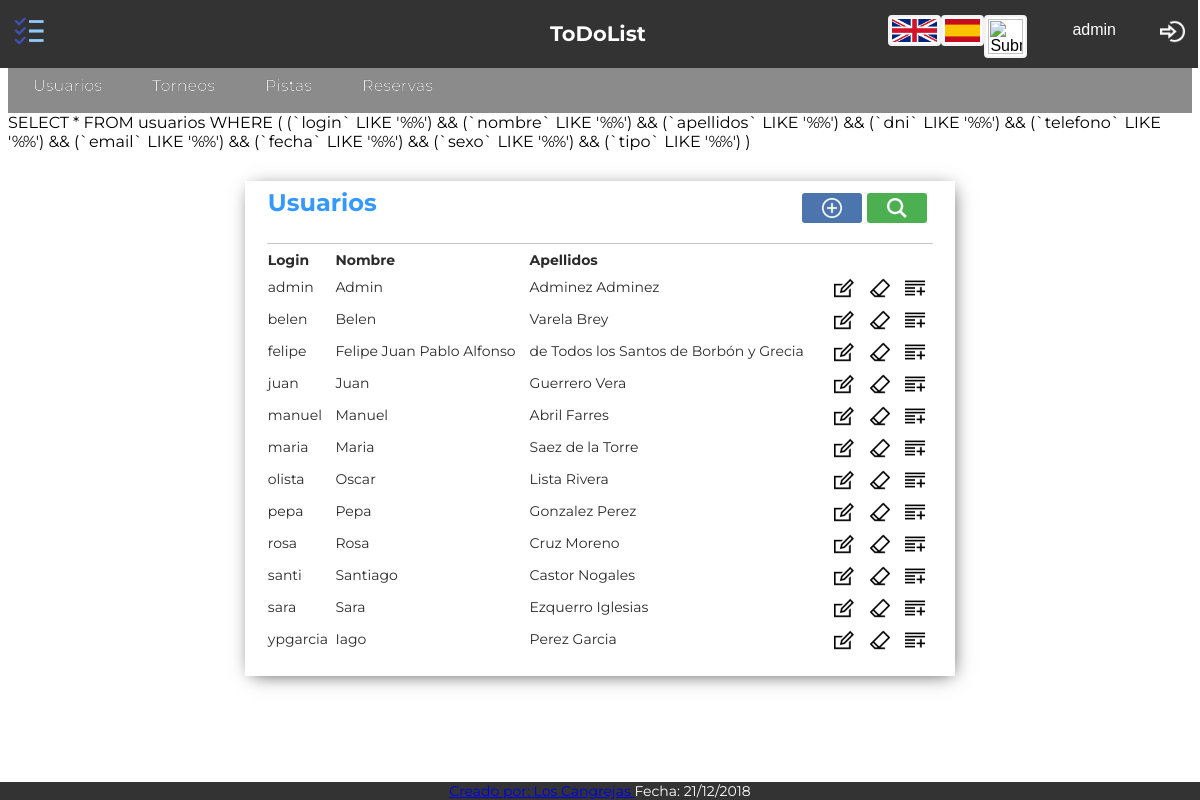
Page /Controllers/Usuarios_Controller.php (signed in) on the earlier database version.
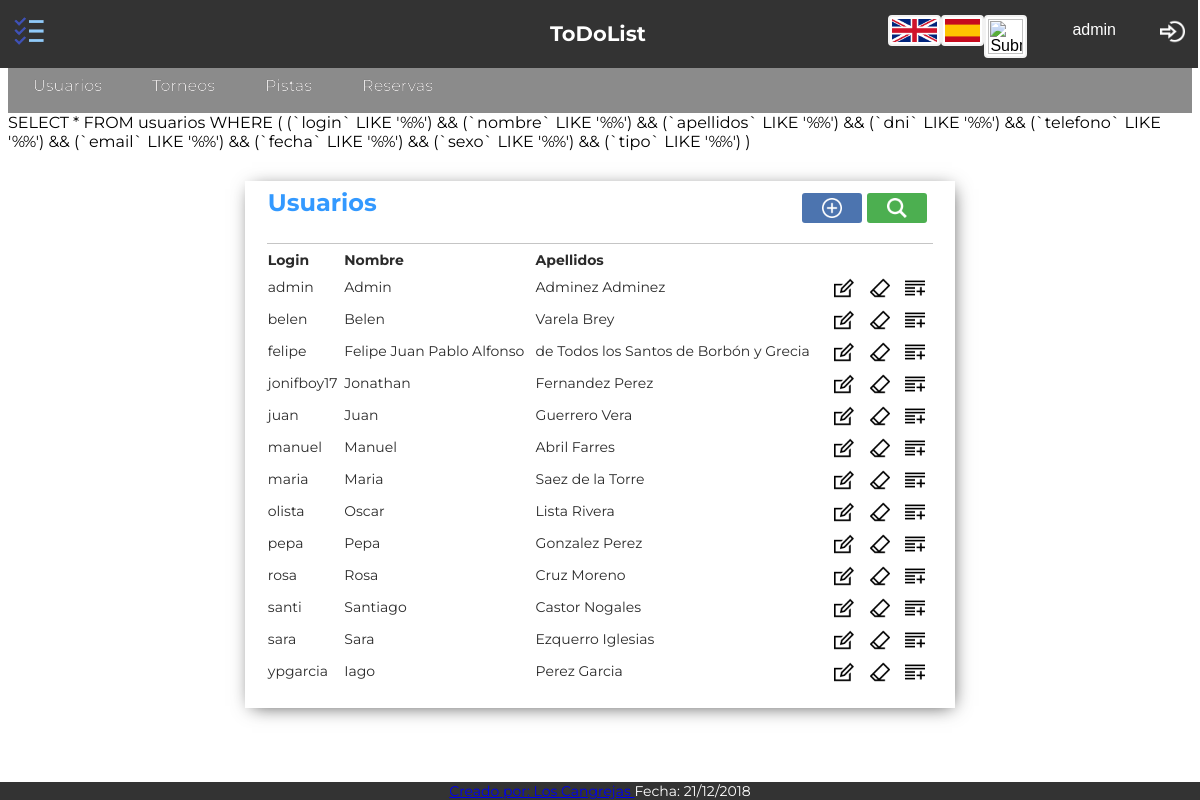
Same page on the later database version.
### tables this page shows
CREATE TABLE `usuarios` (
  `login` varchar(45) NOT NULL,
  `password` varchar(128) NOT NULL,
  `dni` varchar(9) NOT NULL,
  `nombre` varchar(30) NOT NULL,
  `apellidos` varchar(50) NOT NULL,
  `telefono` varchar(11) NOT NULL,
  `email` varchar(60) NOT NULL,
  `fecha` date NOT NULL,
  `sexo` enum('Masculina','Femenina') NOT NULL,
  `tipo` enum('ADMIN','NORMAL','ENTRENADOR') NOT NULL,
  `socio` enum('SI','NO') NOT NULL DEFAULT 'NO',
  `cuenta` varchar(30) DEFAULT NULL
);

### Functions/Authentication.php (called while the page is built)
<?php
function IsAuthenticated(){
	if (!isset($_SESSION['login'])){
		return false;
	}
	else{
		return true;
	}
}
?>

### Models/Access_DB.php (called while the page is built)
<?php
function ConnectDB()
{
    $mysqli = new mysqli("localhost", "todolist", "todolist", "todolist");
	if ($mysqli->connect_errno) {
		include './MESSAGE.php';
		new MESSAGE("Fallo al conectar a MySQL: (" . $mysqli->connect_errno . ") " . $mysqli->connect_error, './index.php');
		return false;
	}
	else{
		return $mysqli;
	}
}
?>

### Views/Usuarios_SHOWALL_View.php (the view, shortened to what this page needs)
<?php
include_once '../Functions/Authentication.php';
include '../Views/Header.php';
 class Usuarios_SHOWALL{
	var $datos;
	function __construct($datos,$enlace){
		$this -> datos = $datos;
		$this -> mostrar();
	}
	function mostrar(){
?>
	<div class="showall">
		<table class="showAllUsers">
			<tr><th class="title" colspan="4"><?php echo $strings['Usuarios']; ?>
			<form class="tableActions" action="../Controllers/Usuarios_Controller.php" method="">
			<button class="buscar-little" name="action" value="Confirmar_SEARCH" type="submit"></button>
			<button class="anadir-little"  name="action" value="Confirmar_ADD" type="submit"></button>
			</form></th></tr>
			<tr>
				<th><?php echo $strings['Login']; ?></th>
				<th><?php echo $strings['Nombre']; ?></th>
				<th><?php echo $strings['Apellidos']; ?></th>
				<th></th>
			</tr>
		<?php
			while($fila = $this ->datos->fetch_array()){
		?>
			<tr>
				<form action="../Controllers/Usuarios_Controller.php" method="post" name="action" >
					<td><?php echo $fila['login']; ?></td>
					<td><?php echo $fila['nombre']; ?></td>
					<td><?php echo $fila['apellidos']; ?></td>
					<td style="text-align:right">
						<button class="editar" name="action" value="Confirmar_EDIT" type="submit"></button>
						<button class="borrar" name="action" value="Confirmar_DELETE1" type="submit"></button>
						<button class="add" name="action" value="Confirmar_SHOWCURRENT" type="submit"></button>
					</td>
				</form>
			</tr>
		<?php
			}
		?>
		</table>
	</div>
<?php
    }
}
?>
<footer>
	<?php include '../Views/Footer.php'; ?>

### Controllers/Usuarios_Controller.php (shortened to what this page needs)
<?php
include_once "../Functions/Authentication.php";
if(isset($_SESSION['tipo'])){
	if($_SESSION['tipo']=='ADMIN'){
		if (!IsAuthenticated()){
			new MESSAGE('No puedes ver esto si no estás logueado', '../Controllers/Login_Controller.php');
		}else{
			include_once "../Models/Usuarios_Model.php";
			include_once "../Views/Usuarios_SHOWALL_View.php";
			switch ($_REQUEST['action']){
				default:
					$usuario = new Usuarios_Model('','','','','','','','','','');
					$datos = $usuario -> search();
					$respuesta = new Usuarios_SHOWALL($datos,'../Controllers/Usuarios_Controller.php');
			}
		}
	}else{
		new MESSAGE('No puedes ver esto si no eres administrador', '../Controllers/Index_Controller.php');
	}
}
?>

### Views/Header.php (shortened to what this page needs)
<?php
	include_once '../Functions/Authentication.php';
?>
<html>
<head>
	<link rel="stylesheet" type="text/css" href="../Views/css/style.css">
	<link rel="stylesheet" href="https://cdnjs.cloudflare.com/ajax/libs/font-awesome/4.7.0/css/font-awesome.min.css">
	<link rel="stylesheet" type="text/css" href="../Views/css/tcal.css" />
</head>
<?php
if(isset($_SESSION['tipo'])){
?>
<header id="main-header">
	<div class="fixednav">
		<div class="topnav">
			<div class="topnav-centered">
				<a><h2><?php echo $strings['ToDoList']; ?></h2></a>
			</div>
			<a class="alogo"><button class="logo"></button></a>
			<div class="topnav-right">
                <?php
                    if (IsAuthenticated()){
                ?>
				<button class="user"><?php echo $_SESSION['login'];?></button>
				<a href='../Functions/Desconectar.php'><button class="logout"></button></a>
                <?php
                    }
                    else{
                ?>
                    <a href='../Controllers/Registro_Controller.php'><button class="registrar"></button></a>
                <?php
                    }
                ?>
			</div>
			<div class="flags1" >
				<form name='idioma' action="../Functions/CambioIdioma.php" method="POST" style="display: inline-block; margin:0; padding:0;">
					<input type="image" src="../Views/img/uk.png"  width="45px">
				</form>
				<form name='idioma' action="../Functions/CambioIdioma.php" method="POST" style="display: inline-block; margin:0; padding:0;">
					<input type="image"  src="../Views/img/spain.png"  width="35px" >
				</form>
				<form name='idioma' action="../Functions/CambioIdioma.php" method="POST" style="display: inline-block; margin:0; padding:0;">
					<input type="image"  src="../Views/img/galicia.png" width="35px">
				</form>
			</div>
	</div>
	<div class="menu-bar" id="menu-bar">
		<li><a href="../Controllers/Usuarios_Controller.php"><?php echo $strings['Usuarios']; ?></a></li>
		<li><a href="../Controllers/Torneos_Controller.php"><?php echo $strings['Torneos']; ?></a></li>
		<li><a href="../Controllers/Pistas_Controller.php"><?php echo $strings['Pistas']; ?></a></li>
		<li><a href="../Controllers/Reservas_Controller.php"><?php echo $strings['Reservas']; ?></a></li>
	</div>
</header>
<?php
}
?>

### Views/Footer.php
<div class="footer" id="footer">
	<li><a href="../Views/Integrantes.php" target=_blank><?php echo $strings['Creado por']; ?>: Los Cangrejas </a></li>
		<li><a><?php echo $strings['Fecha']; ?>: 21/12/2018</a></li>
</div>
</body>
</html>

### Models/Usuarios_Model.php (shortened to what this page needs)
<?php
class USUARIOS_Model {
	var $login;
	var $dni;
	var $nombre;
	var $apellidos;
	var $telefono;
	var $email;
	var $fecha;
	var $sexo;
	var $tipo;
function __construct($login,$password,$dni,$nombre,$apellidos,$telefono,$email,$fecha,$sexo,$tipo){
	$this->login = $login;
	$this->dni = $dni;
	$this->nombre = $nombre;
	$this->apellidos = $apellidos;
	$this->telefono = $telefono;
	$this->email = $email;
	$this->fecha = $fecha;
	$this->sexo = $sexo;
	$this->tipo = $tipo;
	include_once 'Access_DB.php';
	$this->mysqli = ConnectDB();
}
function search(){
	     $sql = "SELECT *
       			FROM usuarios
    			WHERE
    				(
    				(`login` LIKE '%$this->login%') &&
	 				(`nombre` LIKE '%$this->nombre%') &&
					(`apellidos` LIKE '%$this->apellidos%') &&
					(`dni` LIKE '%$this->dni%') &&
					(`telefono` LIKE '%$this->telefono%') &&
					(`email` LIKE '%$this->email%') &&
					(`fecha` LIKE '%$this->fecha%') &&
					(`sexo` LIKE '%$this->sexo%') &&
					(`tipo` LIKE '%$this->tipo%')
    				)";
				echo $sql;
    if (!($resultado = $this->mysqli->query($sql))){
		return 'Error en la búsqueda';
	}
    else{
		return $resultado;
	}
}
}
?>

### Views/css/style.css (style rules this page uses)
.flags1 { display:inline-flex; float:right; padding:10px; width: auto; }
.flags1 form { box-shadow: none; }
.topnav { position: fixed; background-color: #333; margin: -10px -10px 0px -10px; width: 100%; z-index: 8999; }
.topnav a { float: left; color: white; text-align: center; padding: 18px 16px 16px 16px; text-decoration: none; font-size: 14px; font-style: normal; text-shadow: 0px 0px 0px #000000; }
.topnav-centered a { float: none; position: absolute; top: 50%; left: 50%; transform: translate(-50%, -50%); }
.topnav-right { float: right; display: flex; text-align: center; }
.menu-bar { width: 100%; border-top: 50px solid; height: 55px; line-height: 100%; background: #8B8B8B; position: inherit; }
.menu-bar li { margin: 0px 0px 0px 0px; padding: 0px 0px 0px 0px; float: left; position: inherit; list-style: none; }
.menu-bar a { font-style: normal; font-size: 16px; color: #E7E5E5; text-decoration: none; display: block; padding: 20px 25px 19px 25px; margin: 0; margin-bottom: 0px; border-radius: 0px; text-shadow: 0px 0px 0px #000000; }
.footer { font-size: 14; background-color: #333; position: fixed; left: 0; bottom: 0; width: 100%; height: auto; display: inline-table; text-align: center; z-index: 999; color: white }
.footer li { display: inline; }
form { font-size:14px; color:#2b2b2b; width:50%; margin-left:auto; margin-right:auto; margin-top:50px; padding: 20px 40px 20px 20px; box-shadow: 2px 3px 18px -5px rgba(0,0,0,0.75); }
input { padding:2px; border:2px solid #f2f2f2; border-radius:4px; background-color:#fff; margin-top: 7; font-size:16px; }
.showAllUsers { font-size:14px; color:#2b2b2b; width:60%; margin-left:auto; margin-right:auto; margin-top:30px; margin-bottom: 35px; padding: 0px 20px 20px 20px; box-shadow: 2px 3px 18px -5px rgba(0,0,0,0.75); }
.title { text-align:left; font-size:24px; font-weight:bold; border-bottom: 1px solid rgba(114, 114, 114, 0.411); color:#39F; padding-bottom: 20px; }
th { padding-top: 5px; text-align: left; }
.logo { background-size: 35px 35px; background-color: #333; background-position: center; background-repeat: no-repeat; margin-top: 0px; margin-right: 0px; border: none; padding: 15px 15px; cursor: pointer; background-image: url(../img/logo.png); }
.logout { background-size: 25px 25px; background-color: #333; background-position: center; background-repeat: no-repeat; margin-top: 0px; margin-right: -10px; border: none; padding: 15px 20px; cursor: pointer; vertical-align: super; background-image: url(../img/logout.png); }
.user { background-size: 25px 25px; background-color: #333; background-position: left; background-repeat: no-repeat; margin-top: 0px; margin-right: -15px; border: none; cursor: pointer; vertical-align: super; background-image: url(../img/user.png); }
button { background-size: 20px 20px; background-position: center; background-repeat: no-repeat; margin-top: 25px; margin-right: 30px; border: none; color: white; padding: 20px 35px; text-align: center; font-size: 16px; cursor: pointer; border-radius: 3px; background-color:green; }
.buscar-little { vertical-align: text-bottom; float: right; margin-top: 5px; margin-right: 5px; padding: 15px 30px; background-image: url(../img/buscar.png); background-color: #4CAF50; }
.anadir-little { vertical-align: text-bottom; float: right; margin-top: 5px; margin-right: 5px; padding: 15px 30px; background-image: url(../img/anadir.png); background-color: rgb(76, 116, 175); }
.editar { background-image: url(../img/editar.png); background-color: Transparent; background-repeat:no-repeat; border: none; cursor:pointer; overflow: hidden; outline:none; margin-top: 5px; margin-right: 2px; padding: 10px 15px; margin-bottom: 3px; }
.borrar { background-image: url(../img/borrar.png); background-color: Transparent; background-repeat:no-repeat; border: none; cursor:pointer; overflow: hidden; outline:none; margin-top: 5px; margin-right: 2px; padding: 10px 15px; margin-bottom: 3px; }
.add { background-image: url(../img/add.png); background-color: Transparent; background-repeat:no-repeat; border: none; cursor:pointer; overflow: hidden; outline:none; margin-top: 5px; margin-right: 2px; padding: 10px 15px; margin-bottom: 3px; }
.tableActions { display: contents; }

Differences in the rows shown:
added usuarios: login "jonifboy17", nombre "Jonathan", apellidos "Fernandez Perez"
